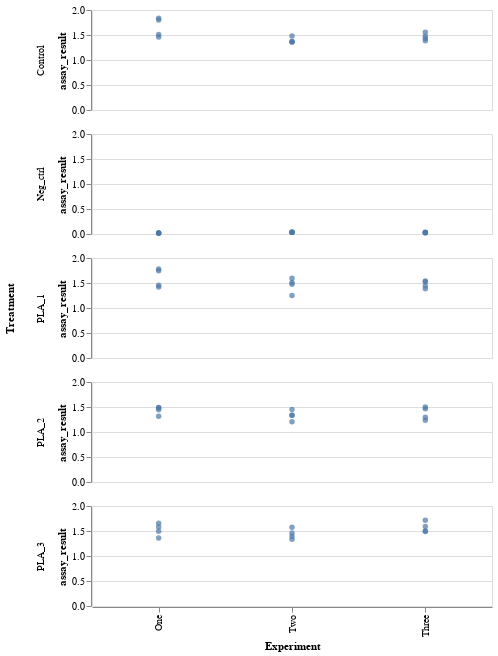

Source (notebook cell):
### Markdown cell above
It looks like there are 5 groups, control, PLA_1, PLA_2, PLA_3, and Neg_ctrl. In each experiment, they measured cell viability, and they did three experiments for each group.

Let's plot the cell viabliity by experiment and group to look at where the values are.

### Code cell
alt.Chart(df,
        height=100,
        width=400
    ).mark_circle(
        size=30,
        opacity=0.7
    ).encode(
        x=alt.X('Experiment:N', sort=['One', 'Two', 'Three']),
        y=alt.Y('assay_result:Q'),
        row='Treatment:N',
        tooltip=['Treatment', 'Experiment', 'assay_result']
    )

### Figure 1 — Vega-Lite specification as saved in the notebook (floating-point values rounded to 4 significant figures)
{"$schema": "https://vega.github.io/schema/vega-lite/v2.6.0.json", "config": {"view": {"height": 300, "width": 400}}, "data": {"name": "data-aa9b736b20be8833a64913560ffa2d1b"}, "datasets": {"data-aa9b736b20be8833a64913560ffa2d1b": [{"Experiment": "One", "Treatment": "Control", "assay_result": 1.459}, {"Experiment": "One", "Treatment": "Control", "assay_result": 1.51}, {"Experiment": "One", "Treatment": "Control", "assay_result": 1.8}, {"Experiment": "One", "Treatment": "Control", "assay_result": 1.837}, {"Experiment": "One", "Treatment": "PLA_1", "assay_result": 1.42}, {"Experiment": "One", "Treatment": "PLA_1", "assay_result": 1.457}, {"Experiment": "One", "Treatment": "PLA_1", "assay_result": 1.782}, {"Experiment": "One", "Treatment": "PLA_1", "assay_result": 1.744}, {"Experiment": "One", "Treatment": "PLA_2", "assay_result": 1.49}, {"Experiment": "One", "Treatment": "PLA_2", "assay_result": 1.484}, {"Experiment": "One", "Treatment": "PLA_2", "assay_result": 1.315}, {"Experiment": "One", "Treatment": "PLA_2", "assay_result": 1.447}, {"Experiment": "One", "Treatment": "PLA_3", "assay_result": 1.58}, {"Experiment": "One", "Treatment": "PLA_3", "assay_result": 1.361}, {"Experiment": "One", "Treatment": "PLA_3", "assay_result": 1.495}, {"Experiment": "One", "Treatment": "PLA_3", "assay_result": 1.655}, {"Experiment": "One", "Treatment": "Neg_ctrl", "assay_result": 0.01705}, {"Experiment": "One", "Treatment": "Neg_ctrl", "assay_result": 0.01915}, {"Experiment": "One", "Treatment": "Neg_ctrl", "assay_result": 0.01835}, {"Experiment": "One", "Treatment": "Neg_ctrl", "assay_result": 0.01845}, {"Experiment": "Two", "Treatment": "Control", "assay_result": 1.363}, {"Experiment": "Two", "Treatment": "Control", "assay_result": 1.374}, {"Experiment": "Two", "Treatment": "Control", "assay_result": 1.357}, {"Experiment": "Two", "Treatment": "Control", "assay_result": 1.482}, {"Experiment": "Two", "Treatment": "PLA_1", "assay_result": 1.475}, {"Experiment": "Two", "Treatment": "PLA_1", "assay_result": 1.249}, {"Experiment": "Two", "Treatment": "PLA_1", "assay_result": 1.51}, {"Experiment": "Two", "Treatment": "PLA_1", "assay_result": 1.596}, {"Experiment": "Two", "Treatment": "PLA_2", "assay_result": 1.45}, {"Experiment": "Two", "Treatment": "PLA_2", "assay_result": 1.337}, {"Experiment": "Two", "Treatment": "PLA_2", "assay_result": 1.206}, {"Experiment": "Two", "Treatment": "PLA_2", "assay_result": 1.336}, {"Experiment": "Two", "Treatment": "PLA_3", "assay_result": 1.397}, {"Experiment": "Two", "Treatment": "PLA_3", "assay_result": 1.576}, {"Experiment": "Two", "Treatment": "PLA_3", "assay_result": 1.336}, {"Experiment": "Two", "Treatment": "PLA_3", "assay_result": 1.459}, {"Experiment": "Two", "Treatment": "Neg_ctrl", "assay_result": 0.0324}, {"Experiment": "Two", "Treatment": "Neg_ctrl", "assay_result": 0.0345}, {"Experiment": "Two", "Treatment": "Neg_ctrl", "assay_result": 0.0361}, {"Experiment": "Two", "Treatment": "Neg_ctrl", "assay_result": 0.0411}, {"Experiment": "Three", "Treatment": "Control", "assay_result": 1.431}, {"Experiment": "Three", "Treatment": "Control", "assay_result": 1.387}, {"Experiment": "Three", "Treatment": "Control", "assay_result": 1.477}, {"Experiment": "Three", "Treatment": "Control", "assay_result": 1.557}, {"Experiment": "Three", "Treatment": "PLA_1", "assay_result": 1.443}, {"Experiment": "Three", "Treatment": "PLA_1", "assay_result": 1.524}, {"Experiment": "Three", "Treatment": "PLA_1", "assay_result": 1.383}, {"Experiment": "Three", "Treatment": "PLA_1", "assay_result": 1.538}, {"Experiment": "Three", "Treatment": "PLA_2", "assay_result": 1.5}, {"Experiment": "Three", "Treatment": "PLA_2", "assay_result": 1.236}, {"Experiment": "Three", "Treatment": "PLA_2", "assay_result": 1.297}, {"Experiment": "Three", "Treatment": "PLA_2", "assay_result": 1.464}, {"Experiment": "Three", "Treatment": "PLA_3", "assay_result": 1.589}, {"Experiment": "Three", "Treatment": "PLA_3", "assay_result": 1.489}, {"Experiment": "Three", "Treatment": "PLA_3", "assay_result": 1.502}, {"Experiment": "Three", "Treatment": "PLA_3", "assay_result": 1.714}, {"Experiment": "Three", "Treatment": "Neg_ctrl", "assay_result": 0.02015}, {"Experiment": "Three", "Treatment": "Neg_ctrl", "assay_result": 0.02985}, {"Experiment": "Three", "Treatment": "Neg_ctrl", "assay_result": 0.03015}, {"Experiment": "Three", "Treatment": "Neg_ctrl", "assay_result": 0.03365}]}, "encoding": {"row": {"field": "Treatment", "type": "nominal"}, "tooltip": [{"field": "Treatment", "type": "nominal"}, {"field": "Experiment", "type": "nominal"}, {"field": "assay_result", "type": "quantitative"}], "x": {"field": "Experiment", "sort": ["One", "Two", "Three"], "type": "nominal"}, "y": {"field": "assay_result", "type": "quantitative"}}, "height": 100, "mark": {"opacity": 0.7, "size": 30, "type": "circle"}, "width": 400}
